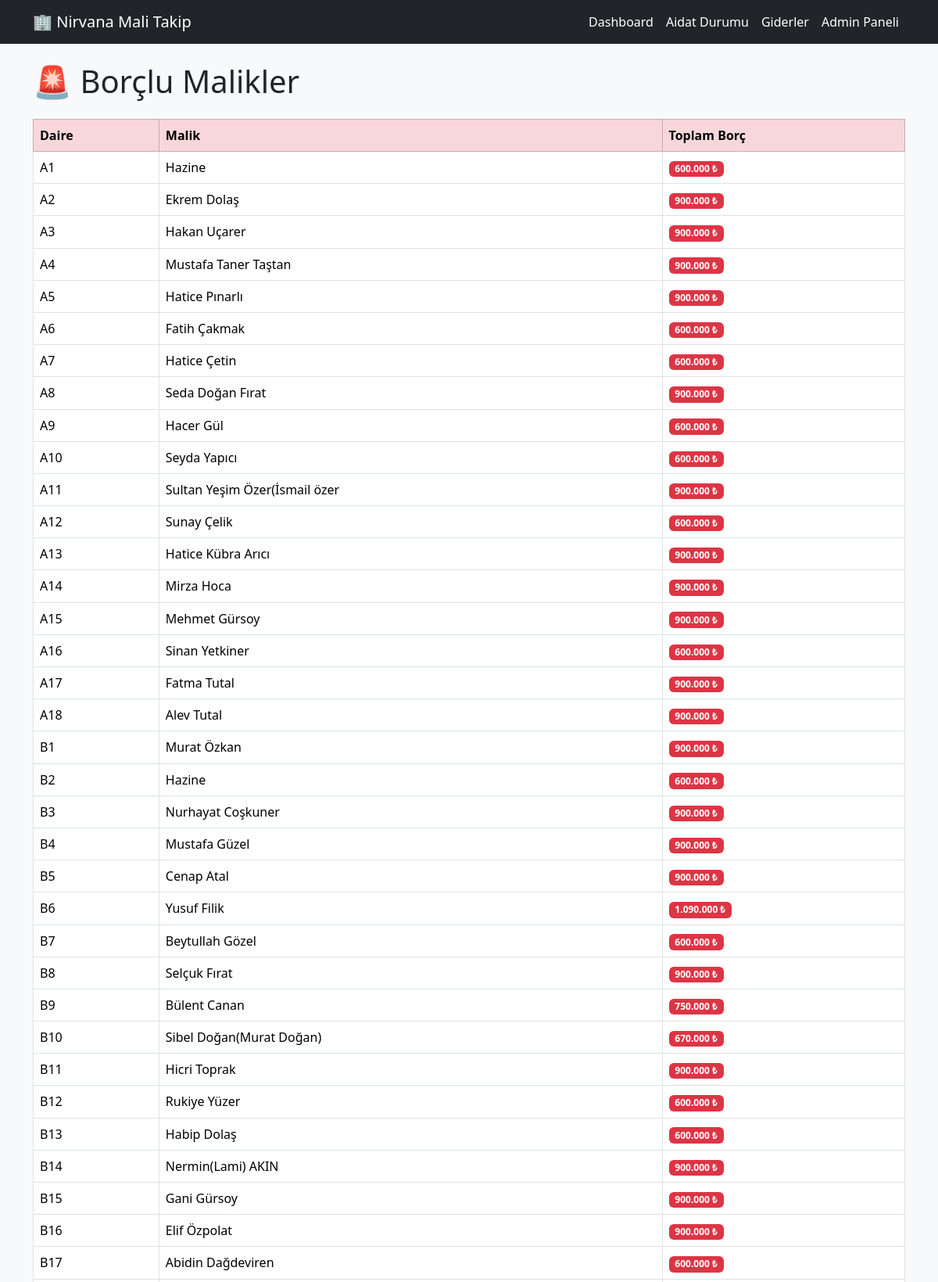
Page /borclular/ (upper part) on the committed database.
### core/models.py (models this page shows, shortened)
class Malik(models.Model):
    DURUM_SECENEKLERI = [
        ("TAMAM", "Tamam"),
        ("EKSIK", "Eksik"),
        ("MUAF", "Muaf"),
    ]
    daire_no = models.CharField(
        max_length=20,
        unique=True
    )
    ad_soyad = models.CharField(
        max_length=200
    )
    muaf_mi = models.BooleanField(
        default=False
    )
    aktif_mi = models.BooleanField(
        default=True
    )
    temmuz_oncesi_durum = models.CharField(
        max_length=20,
        choices=DURUM_SECENEKLERI,
        default="TAMAM"
    )
    notlar = models.TextField(
        blank=True,
        null=True
    )
    class Meta:
        verbose_name = "Malik"
        verbose_name_plural = "Malikler"

### core/views.py (the view)
# urls.py: path("borclular/", borclular, name="borclular"),
def borclular(request):
    malikler = sorted(
        Malik.objects.filter(
            muaf_mi=False
        ),
        key=lambda x: (
            x.daire_no[0],
            int(x.daire_no[1:])
        )
    )
    donemler = AidatDonemi.objects.all()
    borclular_listesi = []
    for malik in malikler:
        toplam_borc = 0
        for donem in donemler:
            try:
                ozel_aidat = MalikAidat.objects.get(
                    malik=malik,
                    donem=donem
                )
                hedef_tutar = ozel_aidat.tutar
            except MalikAidat.DoesNotExist:
                hedef_tutar = donem.tutar
            toplam_odeme = sum(
                odeme.tutar
                for odeme in malik.odemeler.filter(
                    aidat=donem
                )
            )
            eksik = hedef_tutar - toplam_odeme
            if eksik > 0:
                toplam_borc += eksik
        if toplam_borc > 0:
            borclular_listesi.append(
                {
                    "daire": malik.daire_no,
                    "ad": malik.ad_soyad,
                    "borc": f"{toplam_borc:,.0f} ₺".replace(",", "."),
                }
            )
    context = {
        "borclular": borclular_listesi
    }
    return render(
        request,
        "core/borclular.html",
        context
    )

### core/templates/core/borclular.html
{% extends "core/base.html" %}
{% block content %}
<h1 class="mb-4">
    🚨 Borçlu Malikler
</h1>
<table class="table table-bordered">
    <thead class="table-danger">
    <tr>
    <th>Daire</th>
    <th>Malik</th>
    <th>Toplam Borç</th>
</tr>
    </thead>
    <tbody>
    {% for malik in borclular %}
        <tr>
            <td>
    {{ malik.daire }}
</td>
<td>
    {{ malik.ad }}
</td>
<td>
    <span class="badge bg-danger">
        {{ malik.borc }}
    </span>
</td>
        </tr>
    {% empty %}
        <tr>
            <td colspan="2">
                Borçlu malik bulunmuyor.
            </td>
        </tr>
    {% endfor %}
    </tbody>
</table>
{% endblock %}

### rows in the picture
Malik: daire "A1", ad "Hazine"
Malik: daire "A2", ad "Ekrem Dolaş"
Malik: daire "A3", ad "Hakan Uçarer"
Malik: daire "A4", ad "Mustafa Taner Taştan"
Malik: daire "A5", ad "Hatice Pınarlı"
Malik: daire "A6", ad "Fatih Çakmak"
Malik: daire "A7", ad "Hatice Çetin"
Malik: daire "A8", ad "Seda Doğan Fırat"
Malik: daire "A9", ad "Hacer Gül"
Malik: daire "A10", ad "Seyda Yapıcı"
Malik: daire "A11", ad "Sultan Yeşim Özer(İsmail özer"
Malik: daire "A12", ad "Sunay Çelik"
Malik: daire "A13", ad "Hatice Kübra Arıcı"
Malik: daire "A14", ad "Mirza Hoca"
Malik: daire "A15", ad "Mehmet Gürsoy"
Malik: daire "A16", ad "Sinan Yetkiner"
Malik: daire "A17", ad "Fatma Tutal"
Malik: daire "A18", ad "Alev Tutal"
Malik: daire "B1", ad "Murat Özkan"
Malik: daire "B2", ad "Hazine"
Malik: daire "B3", ad "Nurhayat Coşkuner"
Malik: daire "B4", ad "Mustafa Güzel"
Malik: daire "B5", ad "Cenap Atal"
Malik: daire "B6", ad "Yusuf Filik"
Malik: daire "B7", ad "Beytullah Gözel"
Malik: daire "B8", ad "Selçuk Fırat"
Malik: daire "B9", ad "Bülent Canan"
Malik: daire "B10", ad "Sibel Doğan(Murat Doğan)"
Malik: daire "B11", ad "Hicri Toprak"
Malik: daire "B12", ad "Rukiye Yüzer"
Malik: daire "B13", ad "Habip Dolaş"
Malik: daire "B14", ad "Nermin(Lami) AKIN"
Malik: daire "B15", ad "Gani Gürsoy"
Malik: daire "B16", ad "Elif Özpolat"
Malik: daire "B17", ad "Abidin Dağdeviren"

### other values in the picture
{{ malik.borc }} "600.000 ₺" "900.000 ₺" "900.000 ₺" "900.000 ₺" "900.000 ₺" "600.000 ₺" "600.000 ₺" "900.000 ₺" "600.000 ₺" "600.000 ₺" "900.000 ₺" "600.000 ₺" "900.000 ₺" "900.000 ₺" "900.000 ₺" "600.000 ₺" "900.000 ₺" "900.000 ₺" "900.000 ₺" "600.000 ₺" "900.000 ₺" "900.000 ₺" "900.000 ₺" "1.090.000 ₺" "600.000 ₺" "900.000 ₺" "750.000 ₺" "670.000 ₺" "900.000 ₺" "600.000 ₺" "600.000 ₺" "900.000 ₺" "900.000 ₺" "900.000 ₺" "600.000 ₺"
